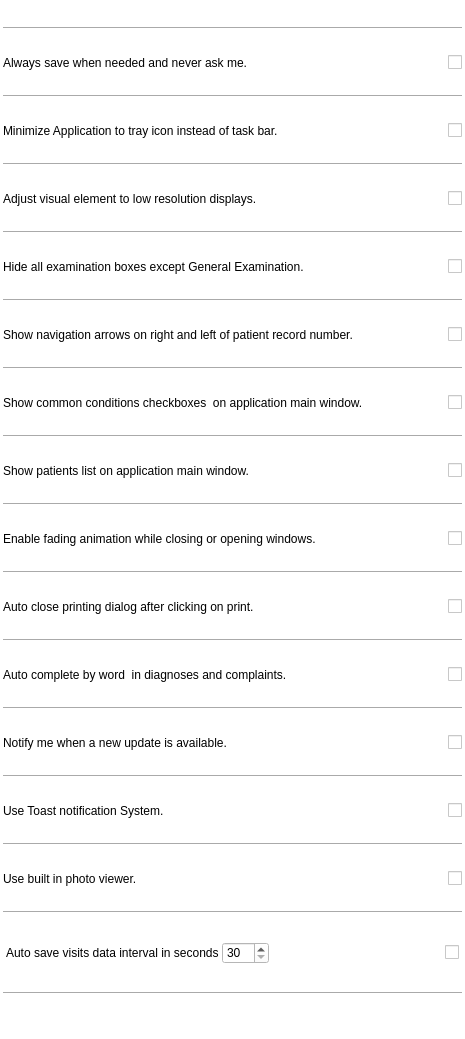
         <widget class="QWidget" name="scrollAreaWidgetContents_2">
          <property name="geometry">
           <rect>
            <x>0</x>
            <y>0</y>
            <width>465</width>
            <height>1039</height>
           </rect>
          </property>
          <property name="styleSheet">
           <string notr="true">background-color: rgb(255, 255, 255);</string>
          </property>
          <layout class="QGridLayout" name="gridLayout_8">
           <property name="leftMargin">
            <number>3</number>
           </property>
           <property name="topMargin">
            <number>3</number>
           </property>
           <property name="rightMargin">
            <number>3</number>
           </property>
           <property name="bottomMargin">
            <number>3</number>
           </property>
           <property name="spacing">
            <number>1</number>
           </property>
           <item row="26" column="0">
            <widget class="Line" name="line_17">
             <property name="orientation">
              <enum>Qt::Horizontal</enum>
             </property>
            </widget>
           </item>
           <item row="16" column="0">
            <widget class="Line" name="line_8">
             <property name="frameShadow">
              <enum>QFrame::Sunken</enum>
             </property>
             <property name="midLineWidth">
              <number>0</number>
             </property>
             <property name="orientation">
              <enum>Qt::Horizontal</enum>
             </property>
            </widget>
           </item>
           <item row="19" column="0">
            <layout class="QHBoxLayout" name="horizontalLayout_21">
             <item>
              <widget class="QLabel" name="label_55">
               <property name="text">
                <string>Auto complete by word  in diagnoses and complaints.</string>
               </property>
              </widget>
             </item>
             <item>
              <widget class="Switch" name="checkBoxAutoCompleteByWord">
               <property name="sizePolicy">
                <sizepolicy hsizetype="Fixed" vsizetype="Fixed">
                 <horstretch>0</horstretch>
                 <verstretch>0</verstretch>
                </sizepolicy>
               </property>
               <property name="toolTip">
                <string/>
               </property>
               <property name="text">
                <string/>
               </property>
              </widget>
             </item>
            </layout>
           </item>
           <item row="11" column="0">
            <layout class="QHBoxLayout" name="horizontalLayout_15">
             <item>
              <widget class="QLabel" name="label_48">
               <property name="text">
                <string>Show common conditions checkboxes  on application main window.</string>
               </property>
              </widget>
             </item>
             <item>
              <widget class="Switch" name="checkBoxChronic">
               <property name="sizePolicy">
                <sizepolicy hsizetype="Fixed" vsizetype="Fixed">
                 <horstretch>0</horstretch>
                 <verstretch>0</verstretch>
                </sizepolicy>
               </property>
               <property name="toolTip">
                <string/>
               </property>
               <property name="text">
                <string/>
               </property>
              </widget>
             </item>
            </layout>
           </item>
           <item row="22" column="0">
            <widget class="Line" name="line_11">
             <property name="frameShadow">
              <enum>QFrame::Sunken</enum>
             </property>
             <property name="midLineWidth">
              <number>0</number>
             </property>
             <property name="orientation">
              <enum>Qt::Horizontal</enum>
             </property>
            </widget>
           </item>
           <item row="6" column="0">
            <widget class="Line" name="line_3">
             <property name="frameShadow">
              <enum>QFrame::Sunken</enum>
             </property>
             <property name="midLineWidth">
              <number>0</number>
             </property>
             <property name="orientation">
              <enum>Qt::Horizontal</enum>
             </property>
            </widget>
           </item>
           <item row="9" column="0">
            <layout class="QHBoxLayout" name="horizontalLayout_28">
             <item>
              <widget class="QLabel" name="label_63">
               <property name="text">
                <string>Show navigation arrows on right and left of patient record number.</string>
               </property>
              </widget>
             </item>
             <item>
              <widget class="Switch" name="checkBoxNavArrow">
               <property name="sizePolicy">
                <sizepolicy hsizetype="Fixed" vsizetype="Fixed">
                 <horstretch>0</horstretch>
                 <verstretch>0</verstretch>
                </sizepolicy>
               </property>
               <property name="toolTip">
                <string/>
               </property>
               <property name="text">
                <string/>
               </property>
              </widget>
             </item>
            </layout>
           </item>
           <item row="2" column="0">
            <widget class="Line" name="line">
             <property name="frameShadow">
              <enum>QFrame::Sunken</enum>
             </property>
             <property name="midLineWidth">
              <number>0</number>
             </property>
             <property name="orientation">
              <enum>Qt::Horizontal</enum>
             </property>
            </widget>
           </item>
           <item row="27" column="0">
            <layout class="QGridLayout" name="gridLayout_11">
             <property name="leftMargin">
              <number>3</number>
             </property>
             <property name="topMargin">
              <number>3</number>
             </property>
             <property name="rightMargin">
              <number>3</number>
             </property>
             <property name="bottomMargin">
              <number>3</number>
             </property>
             <property name="spacing">
              <number>3</number>
             </property>
             <item row="2" column="3">
              <spacer name="horizontalSpacer_49">
               <property name="orientation">
                <enum>Qt::Horizontal</enum>
               </property>
               <property name="sizeHint" stdset="0">
                <size>
                 <width>40</width>
                 <height>20</height>
                </size>
               </property>
              </spacer>
             </item>
             <item row="2" column="2">
              <widget class="QSpinBox" name="autosaveInt">
               <property name="sizePolicy">
                <sizepolicy hsizetype="Preferred" vsizetype="Preferred">
                 <horstretch>0</horstretch>
                 <verstretch>0</verstretch>
                </sizepolicy>
               </property>
               <property name="minimum">
                <number>30</number>
               </property>
               <property name="maximum">
                <number>600</number>
               </property>
              </widget>
             </item>
             <item row="2" column="4">
              <widget class="Switch" name="autoSave">
               <property name="sizePolicy">
                <sizepolicy hsizetype="Fixed" vsizetype="Fixed">
                 <horstretch>0</horstretch>
                 <verstretch>0</verstretch>
                </sizepolicy>
               </property>
               <property name="text">
                <string/>
               </property>
              </widget>
             </item>
             <item row="2" column="1">
              <widget class="QLabel" name="label_59">
               <property name="text">
                <string>Auto save visits data interval in seconds</string>
               </property>
              </widget>
             </item>
            </layout>
           </item>
           <item row="10" column="0">
            <widget class="Line" name="line_5">
             <property name="frameShadow">
              <enum>QFrame::Sunken</enum>
             </property>
             <property name="midLineWidth">
              <number>0</number>
             </property>
             <property name="orientation">
              <enum>Qt::Horizontal</enum>
             </property>
            </widget>
           </item>
           <item row="15" column="0">
            <layout class="QHBoxLayout" name="horizontalLayout_22">
             <item>
              <widget class="QLabel" name="label_56">
               <property name="text">
                <string>Enable fading animation while closing or opening windows.</string>
               </property>
              </widget>
             </item>
             <item>
              <widget class="Switch" name="enableVisualEffects">
               <property name="sizePolicy">
                <sizepolicy hsizetype="Fixed" vsizetype="Fixed">
                 <horstretch>0</horstretch>
                 <verstretch>0</verstretch>
                </sizepolicy>
               </property>
               <property name="text">
                <string/>
               </property>
              </widget>
             </item>
            </layout>
           </item>
           <item row="5" column="0">
            <layout class="QHBoxLayout" name="horizontalLayout_27">
             <item>
              <widget class="QLabel" name="label_62">
               <property name="text">
                <string>Adjust visual element to low resolution displays.</string>
               </property>
              </widget>
             </item>
             <item>
              <widget class="Switch" name="checkBoxSmallScreen">
               <property name="sizePolicy">
                <sizepolicy hsizetype="Fixed" vsizetype="Fixed">
                 <horstretch>0</horstretch>
                 <verstretch>0</verstretch>
                </sizepolicy>
               </property>
               <property name="toolTip">
                <string/>
               </property>
               <property name="text">
                <string/>
               </property>
              </widget>
             </item>
            </layout>
           </item>
           <item row="18" column="0">
            <widget class="Line" name="line_9">
             <property name="frameShadow">
              <enum>QFrame::Sunken</enum>
             </property>
             <property name="midLineWidth">
              <number>0</number>
             </property>
             <property name="orientation">
              <enum>Qt::Horizontal</enum>
             </property>
            </widget>
           </item>
           <item row="25" column="0">
            <layout class="QHBoxLayout" name="horizontalLayout_4">
             <item>
              <widget class="QLabel" name="label_2">
               <property name="text">
                <string>Use built in photo viewer.</string>
               </property>
              </widget>
             </item>
             <item>
              <widget class="Switch" name="usePhotoViewer">
               <property name="sizePolicy">
                <sizepolicy hsizetype="Fixed" vsizetype="Fixed">
                 <horstretch>0</horstretch>
                 <verstretch>0</verstretch>
                </sizepolicy>
               </property>
               <property name="text">
                <string/>
               </property>
              </widget>
             </item>
            </layout>
           </item>
           <item row="1" column="0">
            <layout class="QHBoxLayout" name="horizontalLayout_29">
             <item>
              <widget class="QLabel" name="label_64">
               <property name="text">
                <string>Always save when needed and never ask me.</string>
               </property>
              </widget>
             </item>
             <item>
              <widget class="Switch" name="checkBoxAlwaysSave">
               <property name="sizePolicy">
                <sizepolicy hsizetype="Fixed" vsizetype="Fixed">
                 <horstretch>0</horstretch>
                 <verstretch>0</verstretch>
                </sizepolicy>
               </property>
               <property name="toolTip">
                <string/>
               </property>
               <property name="text">
                <string/>
               </property>
              </widget>
             </item>
            </layout>
           </item>
           <item row="20" column="0">
            <widget class="Line" name="line_10">
             <property name="frameShadow">
              <enum>QFrame::Sunken</enum>
             </property>
             <property name="midLineWidth">
              <number>0</number>
             </property>
             <property name="orientation">
              <enum>Qt::Horizontal</enum>
             </property>
            </widget>
           </item>
           <item row="14" column="0">
            <widget class="Line" name="line_7">
             <property name="frameShadow">
              <enum>QFrame::Sunken</enum>
             </property>
             <property name="midLineWidth">
              <number>0</number>
             </property>
             <property name="orientation">
              <enum>Qt::Horizontal</enum>
             </property>
            </widget>
           </item>
           <item row="13" column="0">
            <layout class="QHBoxLayout" name="horizontalLayout_20">
             <item>
              <widget class="QLabel" name="label_54">
               <property name="text">
                <string>Show patients list on application main window.</string>
               </property>
              </widget>
             </item>
             <item>
              <widget class="Switch" name="inLinePatientList">
               <property name="sizePolicy">
                <sizepolicy hsizetype="Fixed" vsizetype="Fixed">
                 <horstretch>0</horstretch>
                 <verstretch>0</verstretch>
                </sizepolicy>
               </property>
               <property name="text">
                <string/>
               </property>
              </widget>
             </item>
            </layout>
           </item>
           <item row="24" column="0">
            <widget class="Line" name="line_15">
             <property name="orientation">
              <enum>Qt::Horizontal</enum>
             </property>
            </widget>
           </item>
           <item row="28" column="0">
            <widget class="Line" name="line_13">
             <property name="frameShadow">
              <enum>QFrame::Sunken</enum>
             </property>
             <property name="midLineWidth">
              <number>0</number>
             </property>
             <property name="orientation">
              <enum>Qt::Horizontal</enum>
             </property>
            </widget>
           </item>
           <item row="4" column="0">
            <widget class="Line" name="line_2">
             <property name="frameShadow">
              <enum>QFrame::Sunken</enum>
             </property>
             <property name="midLineWidth">
              <number>0</number>
             </property>
             <property name="orientation">
              <enum>Qt::Horizontal</enum>
             </property>
            </widget>
           </item>
           <item row="17" column="0">
            <layout class="QHBoxLayout" name="horizontalLayout_19">
             <item>
              <widget class="QLabel" name="label_53">
               <property name="text">
                <string>Auto close printing dialog after clicking on print.</string>
               </property>
              </widget>
             </item>
             <item>
              <widget class="Switch" name="checkBoxAutoClosePrintDlg">
               <property name="sizePolicy">
                <sizepolicy hsizetype="Fixed" vsizetype="Fixed">
                 <horstretch>0</horstretch>
                 <verstretch>0</verstretch>
                </sizepolicy>
               </property>
               <property name="text">
                <string/>
               </property>
              </widget>
             </item>
            </layout>
           </item>
           <item row="8" column="0">
            <widget class="Line" name="line_4">
             <property name="frameShadow">
              <enum>QFrame::Sunken</enum>
             </property>
             <property name="midLineWidth">
              <number>0</number>
             </property>
             <property name="orientation">
              <enum>Qt::Horizontal</enum>
             </property>
            </widget>
           </item>
           <item row="0" column="0">
            <widget class="Line" name="line_14">
             <property name="frameShadow">
              <enum>QFrame::Sunken</enum>
             </property>
             <property name="midLineWidth">
              <number>0</number>
             </property>
             <property name="orientation">
              <enum>Qt::Horizontal</enum>
             </property>
            </widget>
           </item>
           <item row="7" column="0">
            <layout class="QHBoxLayout" name="horizontalLayout_26">
             <item>
              <widget class="QLabel" name="label_61">
               <property name="text">
                <string>Hide all examination boxes except General Examination.</string>
               </property>
              </widget>
             </item>
             <item>
              <widget class="Switch" name="checkBoxSimpleExamination">
               <property name="sizePolicy">
                <sizepolicy hsizetype="Fixed" vsizetype="Fixed">
                 <horstretch>0</horstretch>
                 <verstretch>0</verstretch>
                </sizepolicy>
               </property>
               <property name="toolTip">
                <string/>
               </property>
               <property name="text">
                <string/>
               </property>
              </widget>
             </item>
            </layout>
           </item>
           <item row="12" column="0">
            <widget class="Line" name="line_6">
             <property name="frameShadow">
              <enum>QFrame::Sunken</enum>
             </property>
             <property name="midLineWidth">
              <number>0</number>
             </property>
             <property name="orientation">
              <enum>Qt::Horizontal</enum>
             </property>
            </widget>
           </item>
           <item row="3" column="0">
            <layout class="QHBoxLayout" name="horizontalLayout_24">
             <item>
              <widget class="QLabel" name="label_58">
               <property name="text">
                <string>Minimize Application to tray icon instead of task bar.</string>
               </property>
              </widget>
             </item>
             <item>
              <widget class="Switch" name="minimizeToTray">
               <property name="sizePolicy">
                <sizepolicy hsizetype="Fixed" vsizetype="Fixed">
                 <horstretch>0</horstretch>
                 <verstretch>0</verstretch>
                </sizepolicy>
               </property>
               <property name="text">
                <string/>
               </property>
              </widget>
             </item>
            </layout>
           </item>
           <item row="21" column="0">
            <layout class="QHBoxLayout" name="horizontalLayout_23">
             <item>
              <widget class="QLabel" name="label_57">
               <property name="text">
                <string>Notify me when a new update is available.</string>
               </property>
              </widget>
             </item>
             <item>
              <widget class="Switch" name="updateNotify">
               <property name="sizePolicy">
                <sizepolicy hsizetype="Fixed" vsizetype="Fixed">
                 <horstretch>0</horstretch>
                 <verstretch>0</verstretch>
                </sizepolicy>
               </property>
               <property name="text">
                <string/>
               </property>
              </widget>
             </item>
            </layout>
           </item>
           <item row="23" column="0">
            <layout class="QHBoxLayout" name="horizontalLayout_25">
             <item>
              <widget class="QLabel" name="label_60">
               <property name="text">
                <string>Use Toast notification System.</string>
               </property>
              </widget>
             </item>
             <item>
              <widget class="Switch" name="useToast">
               <property name="sizePolicy">
                <sizepolicy hsizetype="Fixed" vsizetype="Fixed">
                 <horstretch>0</horstretch>
                 <verstretch>0</verstretch>
                </sizepolicy>
               </property>
               <property name="text">
                <string/>
               </property>
              </widget>
             </item>
            </layout>
           </item>
          </layout>
         </widget>
